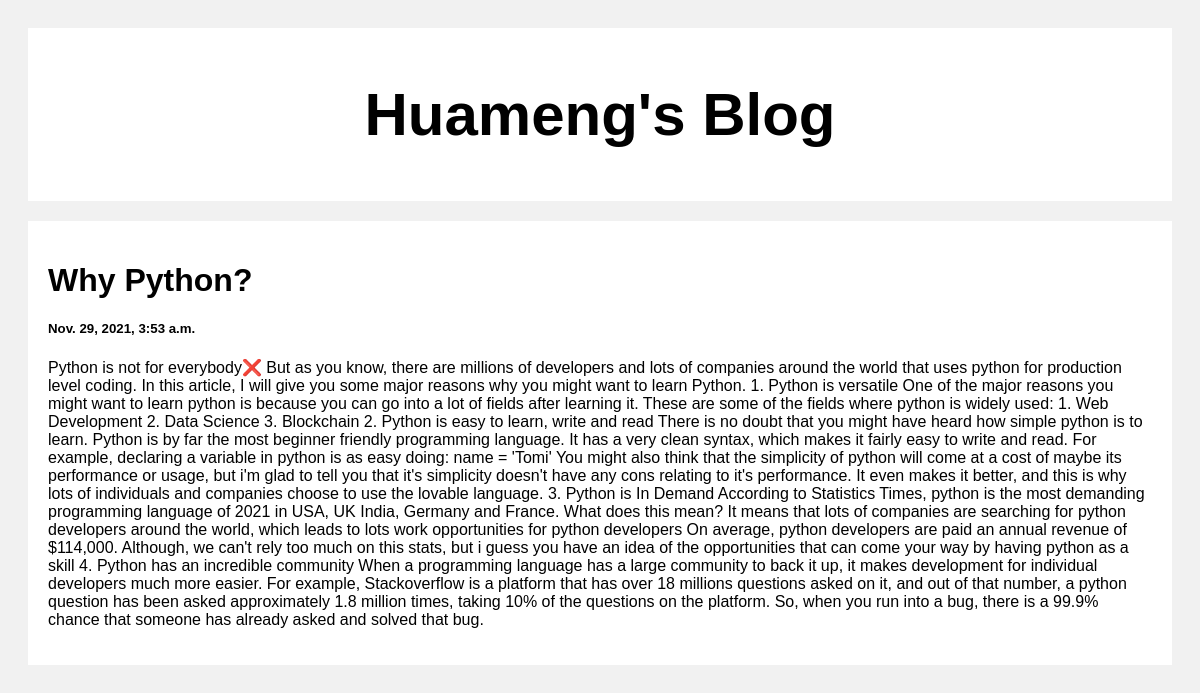
Screenshot of /post/2 with the database file from the repository.
### posts/models.py (models this page shows)
class Post(models.Model):
    title = models.CharField(max_length=100)
    body = models.CharField(max_length=1000000)
    created_at = models.DateTimeField(default=datetime.now, blank=True)

### posts/views.py (the view)
# urls.py: path('post/<str:pk>',views.post, name = 'post')
def post(request,pk):
    posts = Post.objects.get(id = pk)
    return render(request, 'post.html', {'posts':posts})

### templates/post.html (shortened to what this page needs)
<!DOCTYPE html>
<html>
<head>
</head>
<body>
<div class="header">
  <h2>Huameng's Blog</h2>
</div>
<div class="row">
  <div class="leftcolumn">
    <div class="card">
        <h1>{{posts.title}}</h1>
        <h5>{{posts.created_at}}</h5>
        <p>{{posts.body}}</p>
    </div>
  </div>
</div>
</body>
</html>

### templates/post.html (style rules this page uses)
* { box-sizing: border-box; }
body { font-family: Arial; padding: 20px; background: #f1f1f1; }
.header { padding: 2px; font-size: 40px; text-align: center; background: white; }
.leftcolumn { float: left; width: 100%; }
.card { background-color: white; padding: 20px; margin-top: 20px; }
.row:after { content: ""; display: table; clear: both; }

### rows the page displays
Post: title "Why Python?", created_at "Nov. 29, 2021, 3:53 a.m.", body "Python is not for everybody❌ But as you know, there are millions of developers and lots of companies around the world that uses python for production level coding. In this article, I will give you some major reasons why you might want to learn Python. 1. Python is versatile One of the major reasons you might want to learn python is because you can go into a lot of fields after learning it. These are some of the fields where python is widely used: 1. Web Development 2. Data Science 3. Blockchain 2. Python is easy to learn, write and read There is no doubt that you might have heard how simple python is to learn. Python is by far the most beginner friendly programming language. It has a very…"
